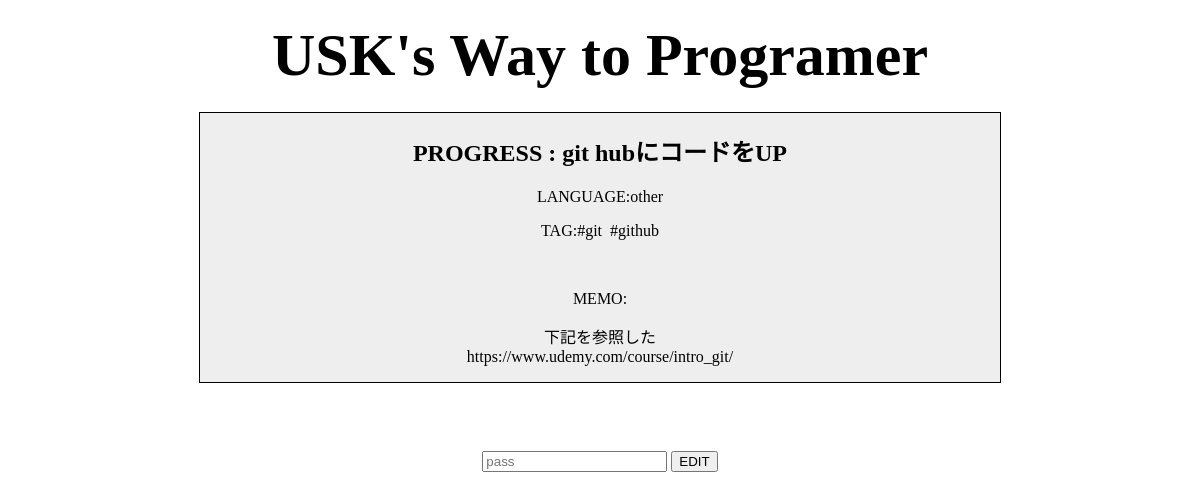
The page /show.php?id=42 on the database its author committed.
### tables this page shows
CREATE TABLE `pile` (
  `id` int(11) NOT NULL,
  `title` varchar(255) NOT NULL,
  `language` varchar(255) NOT NULL,
  `tag1` varchar(255) NOT NULL,
  `tag2` varchar(255) DEFAULT NULL,
  `tag3` varchar(255) DEFAULT NULL,
  `img` blob DEFAULT NULL,
  `date` date NOT NULL,
  `memo` text DEFAULT NULL,
  `type` varchar(255) NOT NULL,
  `answer` text DEFAULT NULL
);

### show.php (the view, shortened to what this page needs)
<?php
$dsn = 'mysql:host=localhost;dbname=uskprogram;charset=utf8';
$user = 'usk';
$password = '1322';
$id=$_GET['id'];
try{
  $db = new PDO($dsn,$user,$password);
  $db->setAttribute(PDO::ATTR_EMULATE_PREPARES,false);
  $stmt = $db->prepare(
    "SELECT * FROM pile WHERE id = $id"
  );
  $stmt->execute();
} catch(PDOException $e){
  echo "エラー:" . $e->getMessage();
}
$row=$stmt->fetch();
?>
<!DOCTYPE html>
<html>
<head>
 <link rel="stylesheet" href="style.css">
</head>
<body>
 <div class="postscreen">
  <h1> <a href='toppage.php' class ='name'>USK's Way to Programer</a></h1>
  <div class='show'>
  <h2><?php echo strtoupper($row['type']) . " : " . $row['title'] ?></h2>
  <p>LANGUAGE:<?php echo $row['language']?></p>
  <?php if ($row['tag1'] !== '#'):?>
   TAG:<?php echo $row['tag1'] ?> <?php endif; ?>
   <?php if ($row['tag2'] !== '#'):?>
    &nbsp<?php echo $row['tag2'] ?> <?php endif; ?>
  <?php if ($row['memo'] !== ''):?>
  <p><img src=<?php echo $row['img'] ?>>
  <p>MEMO:</p>
  <p><?php echo nl2br($row['memo']) ?> <?php endif; ?></p>
 </div>
  <br>
  <br>
 <form action="editshow.php" method="post" enctype="multipart/form-data">
    <p><input type='password' name="pass" placeholder='pass' autocomplete="off"></textarea>
    <input type="submit" value="EDIT">
  </form>
  <br>

### style.css (style rules this page uses)
body { text-align: center }
.show { width: 800px; margin-left: auto; margin-right: auto; background-color: #EEEEEE; border: solid 1px black }
.name { font-size: 60px; color :black; text-decoration:none; }

### rows shown on the page
pile: type "PROGRESS", title "git hubにコードをUP", language "other", tag1 "#git", tag2 "#github", memo "下記を参照した https://www.udemy.com/course/intro_git/"
